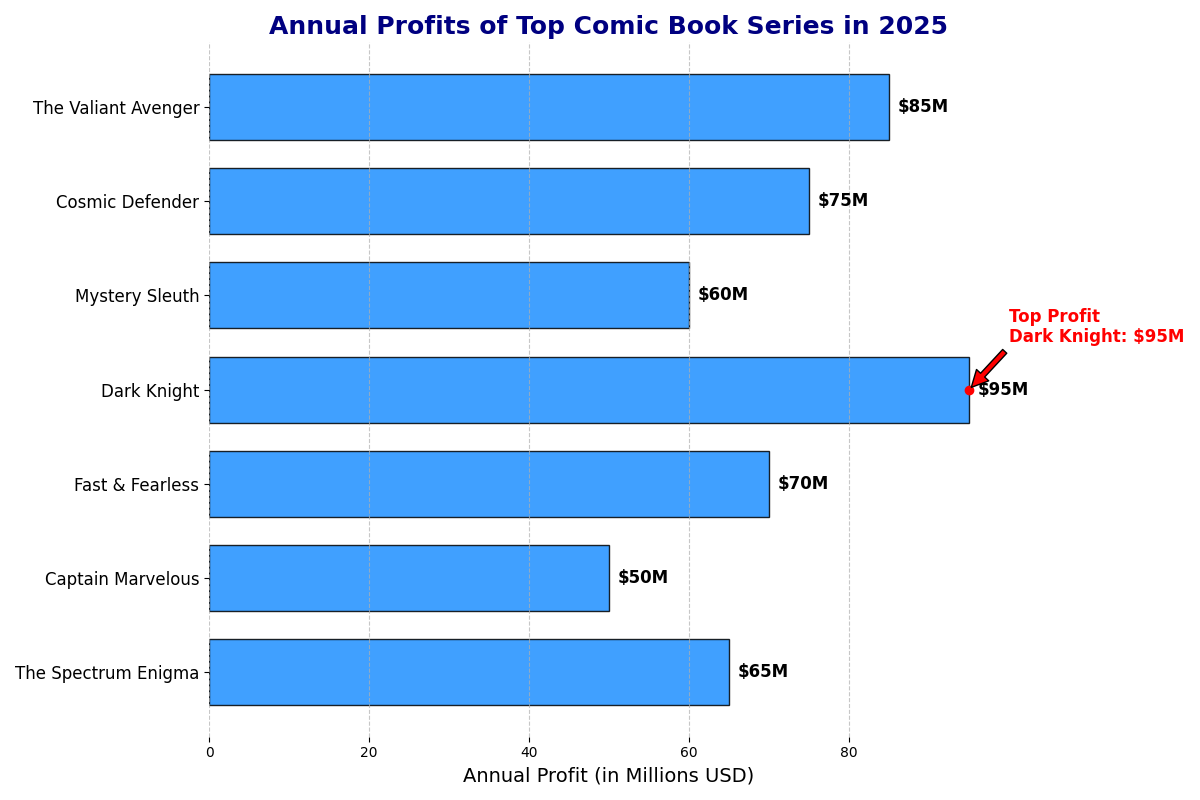

Reproduce this figure in Python.
import matplotlib.pyplot as plt
import numpy as np

comic_series = [
    'The Valiant Avenger',
    'Cosmic Defender',
    'Mystery Sleuth',
    'Dark Knight',
    'Fast & Fearless',
    'Captain Marvelous',
    'The Spectrum Enigma'
]
annual_profits = [85, 75, 60, 95, 70, 50, 65]  # in millions of USD

# Creating the figure and axes
fig, ax = plt.subplots(figsize=(12, 8))

# Set a single color for all bars
single_color = '#1e90ff'  # Dodger Blue

# Create the bar chart with a consistent color
bars = ax.barh(np.arange(len(comic_series)), annual_profits, color=single_color, edgecolor='black', height=0.7, alpha=0.85)

# Adding text labels to each bar
for bar in bars:
    ax.annotate(f"${bar.get_width()}M", 
                 xy=(bar.get_width() + 1, bar.get_y() + bar.get_height() / 2),
                 va='center', ha='left', color='black', fontsize=12, fontweight='bold')

# Customize the title and labels
ax.set_title('Annual Profits of Top Comic Book Series in 2025', fontsize=18, fontweight='bold', color='navy')
ax.set_xlabel('Annual Profit (in Millions USD)', fontsize=14)
ax.set_yticks(np.arange(len(comic_series)))
ax.set_yticklabels(comic_series, fontsize=12)

# Adjusting aesthetics: Adding grid lines, inverting y-axis, and removing spines for a cleaner look
ax.grid(axis='x', linestyle='--', alpha=0.7)
ax.invert_yaxis()
for spine in ax.spines.values():
    spine.set_visible(False)

# Adding a value-highlight plot showing the maximum profit
max_profit = max(annual_profits)
max_profit_series = comic_series[annual_profits.index(max_profit)]

ax.plot([max_profit], [annual_profits.index(max_profit)], 'ro')
ax.annotate(f"Top Profit\n{max_profit_series}: ${max_profit}M",
             xy=(max_profit, annual_profits.index(max_profit)),
             xytext=(max_profit+5, annual_profits.index(max_profit)-0.5),
             arrowprops=dict(facecolor='red', shrink=0.05),
             fontsize=12, color='red', fontweight='bold', ha='left')

# Automatically adjust the image layout to be more readable
plt.tight_layout()

# Display the chart
plt.show()
